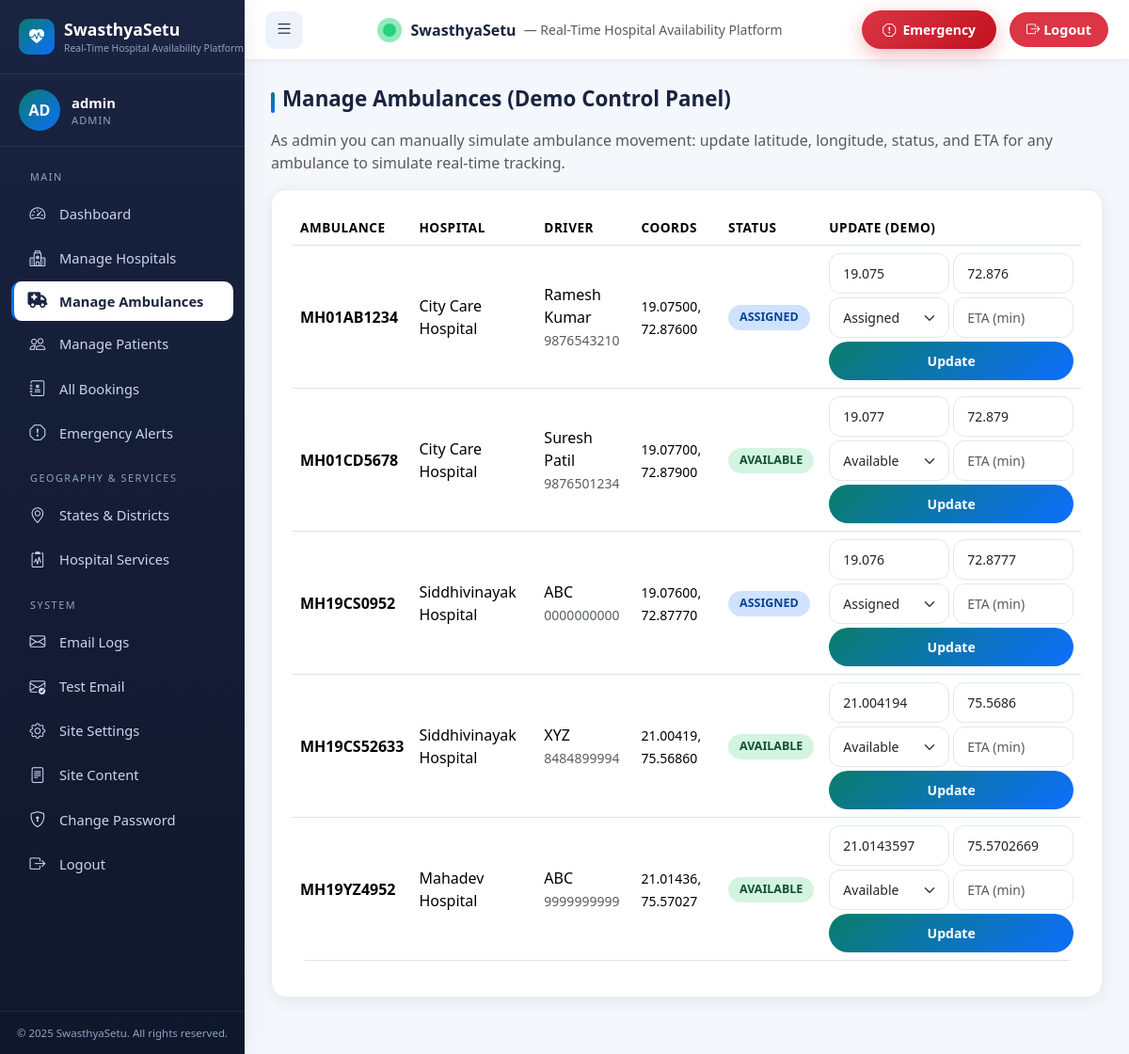
Screenshot of /admin/ambulances (signed in) with the database file from the repository.
### app.py (models this page shows, shortened)
class SiteContent(db.Model):
    __tablename__ = 'site_content'
    id = db.Column(db.Integer, primary_key=True)
    key = db.Column(db.String(100), unique=True, nullable=False)
    value = db.Column(db.Text, nullable=False)
    description = db.Column(db.String(255))

class User(UserMixin, db.Model):
    __tablename__ = 'users'
    id = db.Column(db.Integer, primary_key=True)
    email = db.Column(db.String(120), unique=True, nullable=False, index=True)
    password_hash = db.Column(db.String(255), nullable=False)
    role = db.Column(db.String(20), nullable=False)  # admin, hospital, patient
    is_active = db.Column(db.Boolean, default=True)
    is_approved = db.Column(db.Boolean, default=False)
    created_at = db.Column(db.DateTime, default=datetime.utcnow)
    unique_id = db.Column(db.String(20), unique=True, nullable=True)
    hospital_profile = db.relationship('HospitalProfile', backref='user', uselist=False)
    patient_profile = db.relationship('PatientProfile', backref='user', uselist=False)
    bookings = db.relationship('Booking', foreign_keys='Booking.patient_id', backref='patient')
    @property
    def display_name(self):
        if self.role == 'hospital' and self.hospital_profile:
            return self.hospital_profile.hospital_name
        if self.role == 'patient' and self.patient_profile:
            return self.patient_profile.full_name
        return self.email.split('@')[0]
    @property
    def initials(self):
        name = self.display_name or self.email
        parts = name.split()
        if len(parts) >= 2:
            return (parts[0][0] + parts[1][0]).upper()
        return name[:2].upper()

class Ambulance(db.Model):
    __tablename__ = 'ambulances'
    id = db.Column(db.Integer, primary_key=True)
    hospital_id = db.Column(db.Integer, db.ForeignKey('hospital_profiles.id'), nullable=False)
    driver_name = db.Column(db.String(100), nullable=False)
    driver_phone = db.Column(db.String(20), nullable=False)
    ambulance_number = db.Column(db.String(50), nullable=False)
    latitude = db.Column(db.Float, default=19.0760)
    longitude = db.Column(db.Float, default=72.8777)
    status = db.Column(db.String(20), default='available')  # available, assigned, on_route, reached
    is_active = db.Column(db.Boolean, default=True)
    created_at = db.Column(db.DateTime, default=datetime.utcnow)
    bookings = db.relationship('AmbulanceBooking', backref='ambulance', lazy=True)

class HospitalProfile(db.Model):
    __tablename__ = 'hospital_profiles'
    id = db.Column(db.Integer, primary_key=True)
    user_id = db.Column(db.Integer, db.ForeignKey('users.id'), unique=True, nullable=False)
    hospital_name = db.Column(db.String(200), nullable=False)
    address = db.Column(db.Text, nullable=False)
    contact_number = db.Column(db.String(20), nullable=False)
    district_id = db.Column(db.Integer, db.ForeignKey('districts.id'), nullable=False)
    description = db.Column(db.Text)
    logo_filename = db.Column(db.String(200), nullable=True)
    hospital_image = db.Column(db.String(200), nullable=True)
    license_number = db.Column(db.String(100))
    category = db.Column(db.String(100))
    rating = db.Column(db.Float, default=4.5)
    latitude = db.Column(db.Float, default=19.0760)
    longitude = db.Column(db.Float, default=72.8777)
    created_at = db.Column(db.DateTime, default=datetime.utcnow)
    beds = db.relationship('Bed', backref='hospital', lazy=True, cascade='all, delete-orphan')
    bookings = db.relationship('Booking', backref='hospital')
    ambulances = db.relationship('Ambulance', backref='hospital', lazy=True, cascade='all, delete-orphan')
    services = db.relationship('HospitalService', backref='hospital', lazy=True, cascade='all, delete-orphan')

### app.py (the view)
@app.route('/admin/ambulances', methods=['GET', 'POST'])
@login_required
@role_required('admin')
def admin_ambulances():
    ambulances = Ambulance.query.join(HospitalProfile).all()
    return render_template('admin/ambulances.html', ambulances=ambulances)

### app.py (called while the page is built)
def role_required(*roles):
    def decorator(f):
        @wraps(f)
        def decorated(*args, **kwargs):
            if not current_user.is_authenticated:
                flash('Please login to access this page.', 'warning')
                return redirect(url_for('login'))
            if current_user.role not in roles:
                flash("You don't have permission to access this page.", 'danger')
                return redirect(url_for('index'))
            return f(*args, **kwargs)
        return decorated
    return decorator

### templates/admin/ambulances.html (shortened to what this page needs)
{% extends 'base.html' %}
{% block content %}
<h2 class="section-title">Manage Ambulances (Demo Control Panel)</h2>
<p class="text-muted">As admin you can manually simulate ambulance movement: update latitude, longitude, status, and ETA for any ambulance to simulate real-time tracking.</p>
<div class="card-soft">
  <div class="table-responsive"><table class="table align-middle">
    <thead><tr><th>Ambulance</th><th>Hospital</th><th>Driver</th><th>Coords</th><th>Status</th><th>Update (Demo)</th></tr></thead>
    <tbody>
      {% for a in ambulances %}
      <tr>
        <td><strong>{{ a.ambulance_number }}</strong></td>
        <td>{{ a.hospital.hospital_name }}</td>
        <td>{{ a.driver_name }}<br><small class="text-muted">{{ a.driver_phone }}</small></td>
        <td><small>{{ '%.5f'|format(a.latitude) }}, {{ '%.5f'|format(a.longitude) }}</small></td>
        <td><span class="status-badge status-{{ a.status }}">{{ a.status }}</span></td>
        <td>
          <form method="post" action="{{ url_for('admin_update_ambulance', ambulance_id=a.id) }}" class="row g-1">
            <div class="col-6"><input class="form-control form-control-sm" name="latitude" value="{{ a.latitude }}" placeholder="Lat" step="any"></div>
            <div class="col-6"><input class="form-control form-control-sm" name="longitude" value="{{ a.longitude }}" placeholder="Lng" step="any"></div>
            <div class="col-6">
              <select class="form-select form-select-sm" name="status">
                <option value="available" {% if a.status=='available' %}selected{% endif %}>Available</option>
                <option value="assigned" {% if a.status=='assigned' %}selected{% endif %}>Assigned</option>
              </select>
            </div>
            <div class="col-6"><input class="form-control form-control-sm" name="eta_minutes" placeholder="ETA (min)" type="number"></div>
            <div class="col-12 d-grid"><button class="btn btn-sm btn-primary">Update</button></div>
          </form>
        </td>
      </tr>
      {% else %}<tr><td colspan="6" class="text-center text-muted">No ambulances.</td></tr>{% endfor %}
    </tbody>
  </table></div>
</div>
{% endblock %}

### templates/base.html (shortened to what this page needs)
<!doctype html>
<html lang="en">
<head>
  <link href="https://cdn.jsdelivr.net/npm/bootstrap@5.3.3/dist/css/bootstrap.min.css" rel="stylesheet">
  <link rel="stylesheet" href="https://cdn.jsdelivr.net/npm/bootstrap-icons@1.11.3/font/bootstrap-icons.css">
  <link rel="stylesheet" href="https://cdnjs.cloudflare.com/ajax/libs/font-awesome/6.5.2/css/all.min.css">
  <link rel="stylesheet" href="https://cdnjs.cloudflare.com/ajax/libs/animate.css/4.1.1/animate.min.css">
  <link rel="stylesheet" href="https://unpkg.com/leaflet@1.9.4/dist/leaflet.css">
  <link href="{{ url_for('static', filename='css/main.css') }}" rel="stylesheet">
  <link href="{{ url_for('static', filename='css/sidebar.css') }}" rel="stylesheet">
  <link href="{{ url_for('static', filename='css/dashboard.css') }}" rel="stylesheet">
</head>
<body>
  {% if current_user.is_authenticated %}
  <div class="layout">
    <aside class="sidebar" id="sidebar">
      <div class="sidebar-brand">
        <div class="brand-icon"><i class="bi bi-heart-pulse-fill"></i></div>
        <div>
          <span class="brand-text">{{ APP_NAME }}</span>
          <span class="brand-sub">{{ APP_TAGLINE }}</span>
        </div>
      </div>
      <div class="user-card">
        <div class="avatar">{{ current_user.initials }}</div>
        <div class="info">
          <div class="name">{{ current_user.display_name }}</div>
          <div class="role">{{ current_user.role }}</div>
        </div>
      </div>
      <nav class="sidebar-nav">
        {% set ep = request.endpoint or '' %}
        {% if current_user.role == 'admin' %}
          <div class="sidebar-section-label">Main</div>
          <ul>
            <li><a href="{{ url_for('admin_dashboard') }}" class="{{ 'active' if ep=='admin_dashboard' else '' }}"><i class="bi bi-speedometer2"></i><span>Dashboard</span></a></li>
            <li><a href="{{ url_for('admin_hospitals') }}" class="{{ 'active' if 'hospital' in ep and 'admin' in ep else '' }}"><i class="bi bi-hospital"></i><span>Manage Hospitals</span></a></li>
            <li><a href="{{ url_for('admin_ambulances') }}" class="{{ 'active' if ep=='admin_ambulances' else '' }}"><i class="fa-solid fa-truck-medical"></i><span>Manage Ambulances</span></a></li>
            <li><a href="{{ url_for('admin_patients') }}" class="{{ 'active' if 'patient' in ep else '' }}"><i class="bi bi-people"></i><span>Manage Patients</span></a></li>
            <li><a href="{{ url_for('admin_bookings') }}" class="{{ 'active' if ep=='admin_bookings' else '' }}"><i class="bi bi-journal-medical"></i><span>All Bookings</span></a></li>
            <li><a href="{{ url_for('admin_emergency_alerts') }}" class="{{ 'active' if ep=='admin_emergency_alerts' else '' }}"><i class="bi bi-exclamation-octagon"></i><span>Emergency Alerts</span></a></li>
          </ul>
          <div class="sidebar-section-label">Geography & Services</div>
          <ul>
            <li><a href="{{ url_for('manage_states') }}" class="{{ 'active' if ep in ['manage_states','manage_districts'] else '' }}"><i class="bi bi-geo-alt"></i><span>States & Districts</span></a></li>
            <li><a href="{{ url_for('admin_hospital_services') }}" class="{{ 'active' if ep=='admin_hospital_services' else '' }}"><i class="bi bi-clipboard2-pulse"></i><span>Hospital Services</span></a></li>
          </ul>
          <div class="sidebar-section-label">System</div>
          <ul>
            <li><a href="{{ url_for('admin_emails') }}" class="{{ 'active' if 'email' in ep and ep != 'admin_test_email' else '' }}"><i class="bi bi-envelope"></i><span>Email Logs</span></a></li>
            <li><a href="{{ url_for('admin_test_email') }}" class="{{ 'active' if ep=='admin_test_email' else '' }}"><i class="bi bi-envelope-check"></i><span>Test Email</span></a></li>
            <li><a href="{{ url_for('admin_settings') }}" class="{{ 'active' if ep=='admin_settings' else '' }}"><i class="bi bi-gear"></i><span>Site Settings</span></a></li>
            <li><a href="{{ url_for('admin_content') }}" class="{{ 'active' if ep=='admin_content' else '' }}"><i class="bi bi-file-text"></i><span>Site Content</span></a></li>
            <li><a href="{{ url_for('change_password') }}" class="{{ 'active' if ep=='change_password' else '' }}"><i class="bi bi-shield-lock"></i><span>Change Password</span></a></li>
            <li><a href="{{ url_for('logout') }}"><i class="bi bi-box-arrow-right"></i><span>Logout</span></a></li>
          </ul>
        {% endif %}
      </nav>
      <div class="sidebar-footer">{{ APP_COPYRIGHT }}</div>
    </aside>
    <div class="main-area">
      <header class="topbar">
        <button class="toggle-btn" id="sidebarToggle" aria-label="Toggle sidebar"><i class="bi bi-list"></i></button>
        <div class="d-flex align-items-center gap-2">
          <span class="brand-pulse"></span>
          <strong>{{ APP_NAME }}</strong>
          <span class="text-muted small d-none d-md-inline">— {{ APP_TAGLINE }}</span>
        </div>
        <div class="topbar-right">
          <button type="button"
                  class="btn btn-emergency btn-sm d-none d-sm-inline-flex emergency-modal-trigger"
                  data-bs-toggle="modal" data-bs-target="#emergencyModal">
            <i class="bi bi-exclamation-octagon"></i>&nbsp; Emergency
          </button>
          <a class="logout-btn" href="{{ url_for('logout') }}"><i class="bi bi-box-arrow-right"></i> Logout</a>
        </div>
      </header>
      <main class="content">
        {% block content %}{% endblock %}
      </main>
    </div>
  </div>
  {% endif %}
</body>
</html>

### static/css/main.css (style rules this page uses)
:root { --primary: #0a7c6b; --primary-dark: #086053; --primary-light: #1aa28d; --accent: #0d6efd; --emergency: #dc3545; --success: #198754; --warning: #ffc107; --info: #0dcaf0; --sidebar-bg: #1a2340; --sidebar-bg-2: #0f172a; --sidebar-text: #c8d6f0; --sidebar-text-muted: #8da3c8; --body-bg: #f4f7fc; --card-bg: #ffffff; --text: #1a2340; --text-muted: #6c757d; --border: #e7ecf3; --radius: 16px; --shadow: 0 4px 18px rgba(15, 23, 42, 0.07); --shadow-hover: 0 10px 28px rgba(15, 23, 42, 0.13); }
* { box-sizing: border-box; }
body { font-family: 'Segoe UI', system-ui, -apple-system, 'Helvetica Neue', Arial, sans-serif; background: var(--body-bg); color: var(--text); margin: 0; padding: 0; min-height: 100vh; }
a { color: var(--accent); text-decoration: none; }
.btn-primary { background: linear-gradient(135deg, var(--primary), var(--accent)); border: none; border-radius: 30px; padding: 10px 22px; font-weight: 600; color: #fff; transition: all .2s; }
.btn-emergency { background: linear-gradient(135deg, #dc3545, #c1121f); border: none; border-radius: 30px; padding: 10px 22px; font-weight: 700; color: #fff; box-shadow: 0 6px 20px rgba(220, 53, 69, 0.35); }
.card-soft { background: var(--card-bg); border-radius: var(--radius); border: 1px solid var(--border); box-shadow: var(--shadow); padding: 22px; transition: box-shadow .2s, transform .2s; }
.section-title { font-weight: 700; font-size: 1.4rem; color: var(--text); margin-bottom: 18px; position: relative; padding-left: 12px; }
.section-title::before { content: ''; position: absolute; left: 0; top: 6px; height: 22px; width: 4px; background: linear-gradient(180deg, var(--primary), var(--accent)); border-radius: 4px; }
.brand-pulse { display: inline-block; width: 14px; height: 14px; background: #28d17c; border-radius: 50%; margin-right: 8px; position: relative; vertical-align: middle; }
.brand-pulse::after { content: ''; position: absolute; inset: -6px; border-radius: 50%; background: rgba(40, 209, 124, 0.5); animation: pulse 1.6s infinite; }
.status-badge { display: inline-block; padding: 4px 12px; border-radius: 20px; font-size: .78rem; font-weight: 700; text-transform: uppercase; }
.status-available, .status-confirmed, .status-resolved { background: #d4f4e2; color: #0f5132; }
.status-booked, .status-assigned, .status-on_route { background: #cfe2ff; color: #084298; }
.table { background: white; border-radius: var(--radius); overflow: hidden; }
.table thead { background: #f1f5fb; color: var(--text); }
.table th { font-weight: 600; font-size: .85rem; text-transform: uppercase; letter-spacing: .5px; }
.form-control, .form-select { border-radius: 12px; padding: 10px 14px; border: 1.5px solid #e1e7f0; transition: border-color .2s, box-shadow .2s; }

### rows the page displays
SiteContent: value "Real-Time Hospital Availability Platform"
User: initials "AD", display_name "admin", role "ADMIN"
Ambulance: ambulance_number "MH01AB1234", hospital.hospital_name "City Care Hospital", driver_name "Ramesh Kumar", driver_phone "9876543210", latitude "19.07500", longitude "72.87600", status "ASSIGNED", latitude "19.075", longitude "72.876", status "Assigned"
Ambulance: ambulance_number "MH01CD5678", hospital.hospital_name "City Care Hospital", driver_name "Suresh Patil", driver_phone "9876501234", latitude "19.07700", longitude "72.87900", status "AVAILABLE", latitude "19.077", longitude "72.879", status "Available"
Ambulance: ambulance_number "MH19CS0952", hospital.hospital_name "Siddhivinayak Hospital", driver_name "ABC", driver_phone "0000000000", latitude "19.07600", longitude "72.87770", status "ASSIGNED", latitude "19.076", longitude "72.8777", status "Assigned"
Ambulance: ambulance_number "MH19CS52633", hospital.hospital_name "Siddhivinayak Hospital", driver_name "XYZ", driver_phone "8484899994", latitude "21.00419", longitude "75.56860", status "AVAILABLE", latitude "21.004194", longitude "75.5686", status "Available"
Ambulance: ambulance_number "MH19YZ4952", hospital.hospital_name "Mahadev Hospital", driver_name "ABC", driver_phone "9999999999", latitude "21.01436", longitude "75.57027", status "AVAILABLE", latitude "21.0143597", longitude "75.5702669", status "Available"

### other values shown
{{ APP_NAME }} "SwasthyaSetu"
{{ APP_COPYRIGHT }} "© 2025 SwasthyaSetu. All rights reserved."
